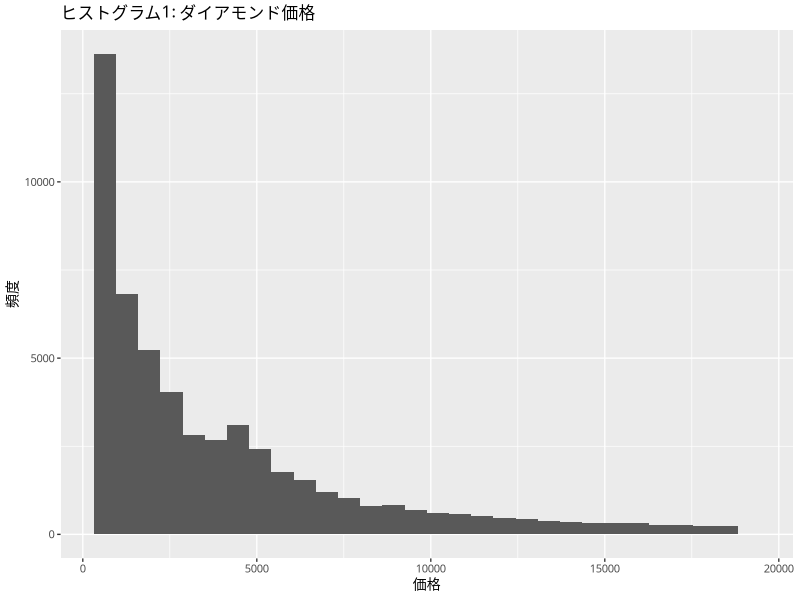
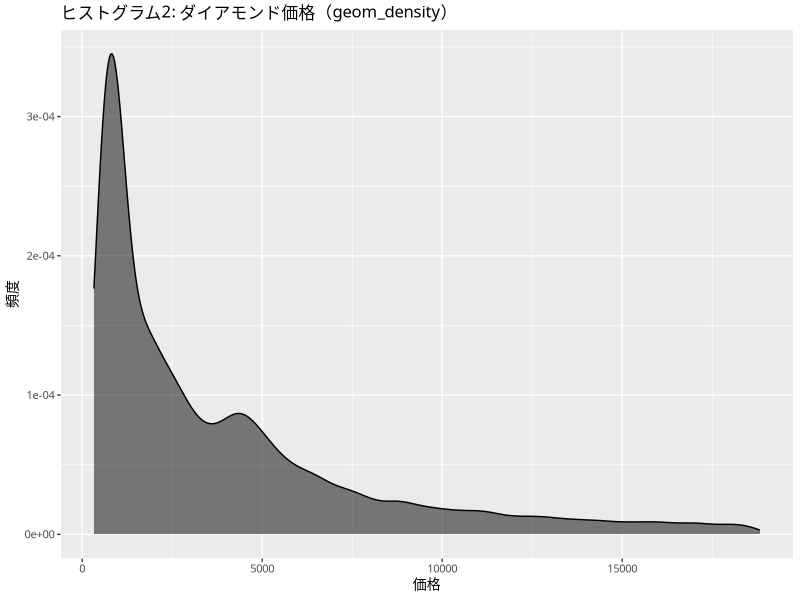
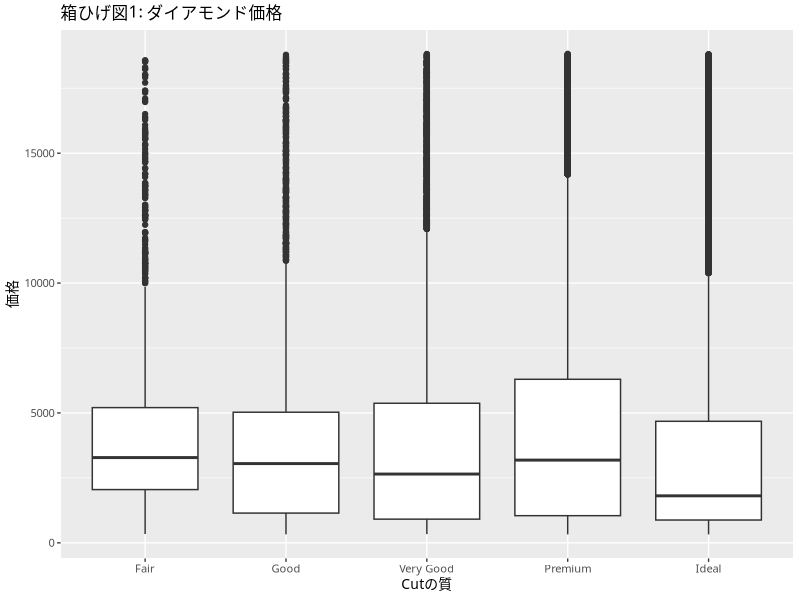
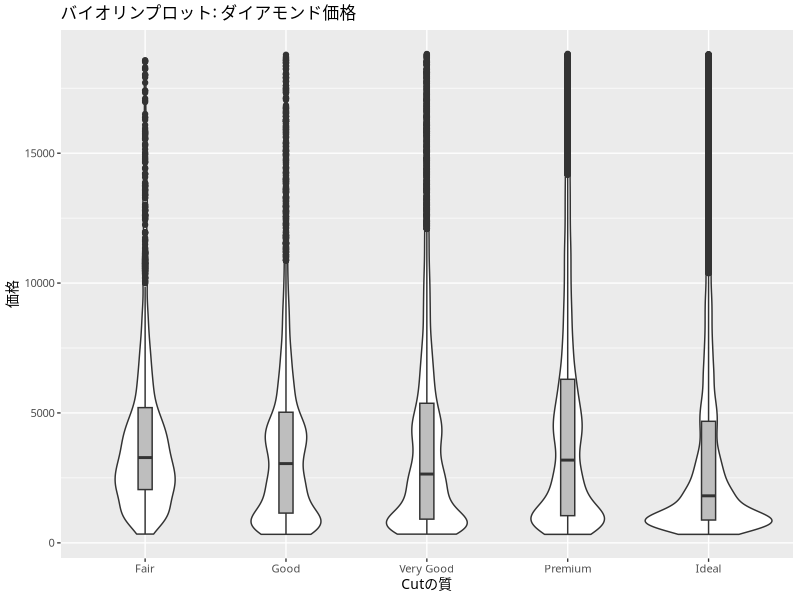
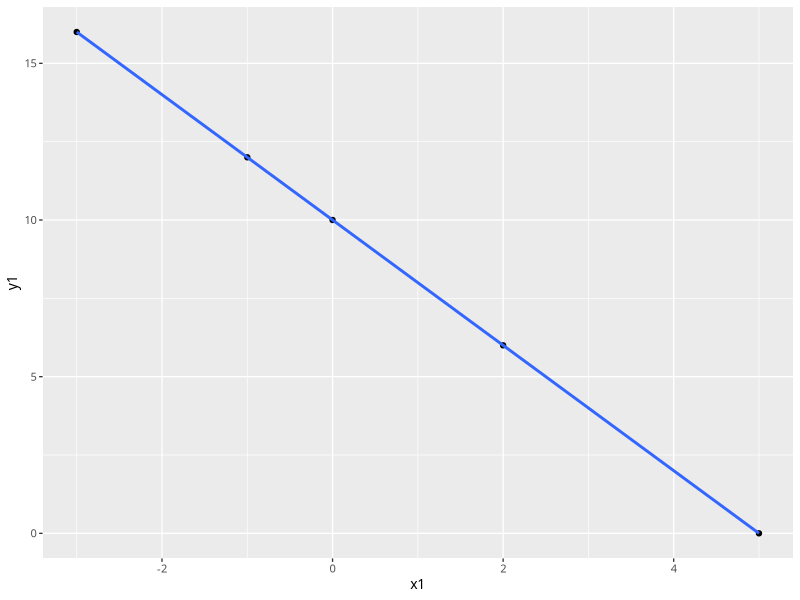
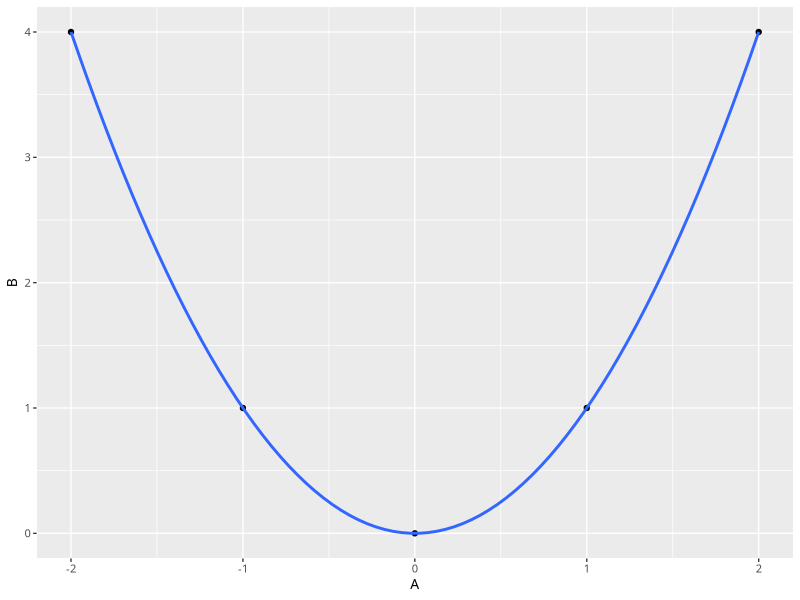
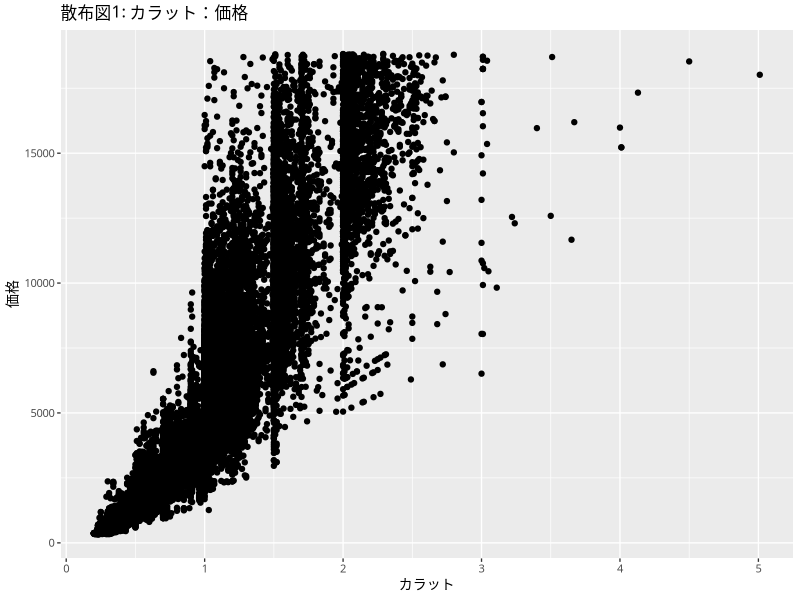
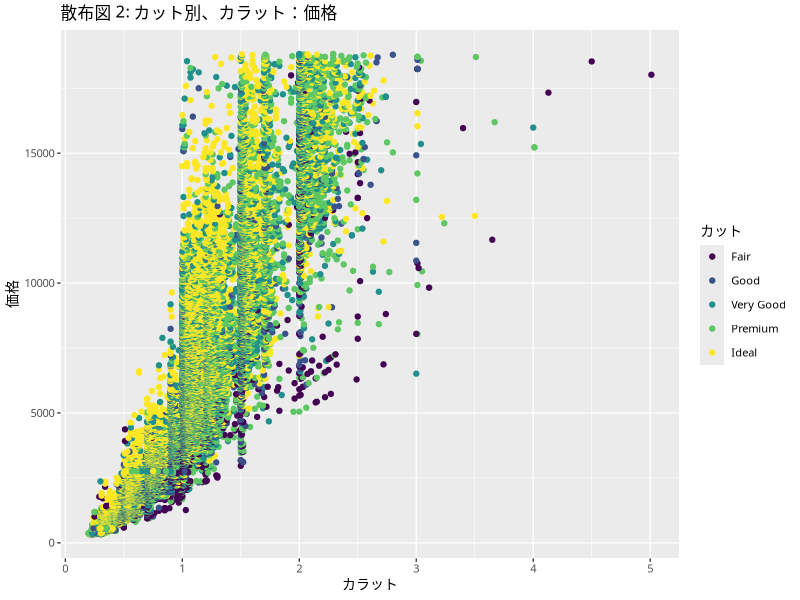

The R script that drew these images, in order:
## ---- chunk 1
library(tidyverse)
library(readr)
library(readxl)
## ---- chunk 2
idpos <- readr::read_csv("data/2022idpos.csv", na = ".")
## ---- chunk 3
head(idpos)
## ---- chunk 4
names(idpos)
glimpse(idpos)
## ---- chunk 5
View(idpos)
## ---- chunk 6
(10-6) %>% sqrt()
## ---- chunk 7
(10-2) %>% 
  seq(from = 2, to = ., by = 2)
## ---- chunk 8
firmdata <- readxl::read_xlsx("data/MktRes_firmdata.xlsx")
## ---- chunk 9
firm2018_check <- firmdata %>% 
  filter(fyear == 2018) %>% 
  select(legalname, fyear, sales, labor_cost, emp, temp) %>% 
  mutate(wage = labor_cost/(temp+emp), na.rm=TRUE) %>% 
  arrange(desc(wage))

head(firm2018_check, n = 10)
## ---- chunk 10
sales_wide <- readr::read_csv("data/sales_wide.csv", na = ".")
sales_wide

## ---- chunk 11
sales_long<- gather(data = sales_wide, key = "month",
               value = "sales", starts_with("sales"))
sales_long

## ---- chunk 12
sales_long <- sales_wide %>% 
  rename(`06` = sales06,
         `07` = sales07,
         `08` = sales08,
         `09` = sales09,
         `10` = sales10) %>% 
  gather(key = "month",value = "sales",
         `06`:`10`) %>% 
  arrange(store)
sales_long
## ---- chunk 13
wide_test <- sales_long %>% 
  spread(key = "month", value = "sales") %>% 
  rename(sales06 = `06`,
         sales07 = `07`,
         sales08 = `08`,
         sales09 = `09`,
         sales10 = `10`)
wide_test
## ---- chunk 14
library(tidyverse)
## ---- chunk 15
d <- c(1, 3, 2, 5, 4)
median(d)
d2 <- c(1, 3, 2, 5, 4, 6)
median(d2)

## ---- chunk 16
math <- c(3,3,5,5,5,5,5,7,7)
jpn <-  c(2,3,3,5,5,5,7,7,8)

mean(math)
mean(jpn)
## ---- chunk 17
var(math)
var(jpn)
## ---- chunk 18
firm2018 <- firmdata %>% 
  filter(fyear == 2018)

table(firm2018$ind_en)
with(firm2018, table(ind_en))
## ---- chunk 19
firm2018 <- firm2018 %>% 
  mutate(ad_dummy = ifelse(adint > median(adint),1, 0))
with(firm2018, table(ind_en,ad_dummy))
## ---- chunk 20
firm2018 %>% 
  filter(ad_dummy == 1) %>% 
  with(table(ind_en))
## ---- chunk 21
firm2018 %>% 
  group_by(ind_en) %>% 
  summarize(obs = n(),
            sales_m = mean(sales),
            sales_sd = sd(sales),
            adint_m = mean(adint),
            adint_sd = sd(adint))
## ---- chunk 22
head(diamonds)
## ---- chunk 23
##For mac users
theme_set(theme_gray(base_size = 10, base_family = "HiraMinProN-W3"))
## ---- chunk 24
p1 <- ggplot(diamonds, mapping = aes(x = price))
p1 + geom_histogram() +
  labs(x = "価格", y = "頻度",
       title = "ヒストグラム1: ダイアモンド価格")
## ---- chunk 25
p1 + geom_density(fill = "black", alpha = 0.5) +
  labs(x = "価格", y = "頻度",
       title = "ヒストグラム2: ダイアモンド価格（geom_density）")
## ---- chunk 26
p2 <- ggplot(diamonds, mapping = aes(x = cut, y = price))
p2 + geom_boxplot() +
  labs(x = "Cutの質", y = "価格",
       title = "箱ひげ図1: ダイアモンド価格")

## ---- chunk 27
p2 + geom_violin() +
  geom_boxplot(fill = "gray", width = 0.1) +
  labs(x = "Cutの質", y = "価格",
       title = "バイオリンプロット: ダイアモンド価格")

## ---- chunk 28
X <- tibble(x1 = c(-3, -1, 0, 2, 5), y1 = c(16, 12, 10, 6, 0), y2 = c(8, 6, 5, 3, 0))
X
## ---- chunk 29
cor(X$x1, X$y1)

ggplot(data = X, mapping = aes(x = x1, y = y1)) + 
  geom_point() +
  geom_smooth(method = lm)
## ---- chunk 30
AB <- tibble(A = c(-2, -1, 0, 1, 2), B = c(4, 1, 0, 1, 4))
AB
## ---- chunk 31
cor(AB$A, AB$B)
## ---- chunk 32
ggplot(data = AB, mapping = aes(x = A, y = B)) + 
  geom_point() + 
  geom_smooth(method = lm, formula = y ~ x + I(x^2), se = FALSE)
## ---- chunk 33
cov(diamonds$carat,diamonds$price)
cor(diamonds$carat,diamonds$price)
## ---- chunk 34
p3 <- ggplot(diamonds, mapping = aes(x = carat, y = price))
p3 + geom_point() +
  labs(x = "カラット", y = "価格",
       title = "散布図1: カラット：価格")

## ---- chunk 35
p4 <- ggplot(diamonds, mapping = aes(x = carat, y = price, color = cut))
p4 + geom_point() +
  labs(x = "カラット", y = "価格", color = "カット",
       title = "散布図 2: カット別、カラット：価格")

## ---- chunk 36
p3 + geom_point() + facet_wrap(~cut) +
  labs(x = "カラット", y = "価格",
       title = "散布図 3: カット別、カラット：価格")

## ---- chunk 37
p5 <- diamonds %>% 
  filter(carat >= 1.0) %>% 
  ggplot(mapping = aes(x = price))
p5 + geom_histogram() +
  labs(x = "価格", y = "頻度",
       title = "ヒストグラム:1.00カラット以上")
p6 <- diamonds %>% 
  filter(carat < 1.0) %>% 
  ggplot(mapping = aes(x = price))
p6 + geom_histogram() +
  labs(x = "価格", y = "頻度",
       title = "ヒストグラム:1.00カラット未満")

